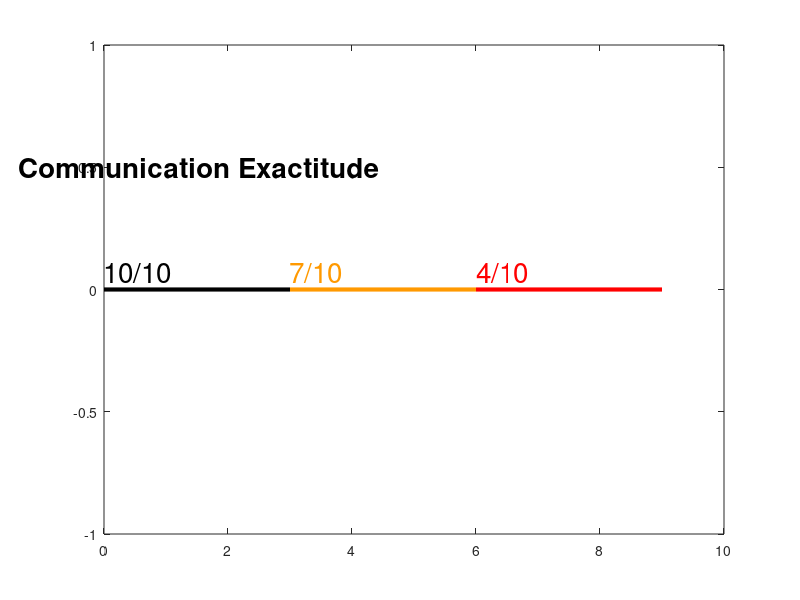

Write the MATLAB code that produced this figure. (Note: this script raises an error after producing the figure.)
% PCfig=figure('position',[386    81   588   366],'menubar','none','numbertitle','off');


plot([0 3],[0 0],'k','linewidth',3); hold on
plot([3 6],[0 0],'Color',[1 0.6 0],'linewidth',3)
plot([6 9],[0 0],'r','linewidth',3)

text(-1.5,0.5,'\bf Communication Exactitude','fontsize',20)

text(0,0.07,'10/10','fontsize',20)
text(3,0.07,'7/10','fontsize',20,'color',[1 0.6 0])
text(6,0.07,'4/10','fontsize',20,'color','r')



if PC < 8  && PC > 4
    text(3.5,0.3,[ num2str(PC) ' / 10 '],'fontsize',27,'color',[1 0.6 0])
else if PC < 6
        text(3.5,0.3,[ num2str(PC) ' / 10 '],'fontsize',27,'color','r')
    else
        text(3.5,0.3,[ num2str(PC) ' / 10 '],'fontsize',27)
    end
    
end
PC=max(PC,1);
plot(10-PC,0,'ok','markersize',10,'linewidth',2)


xlim([-1 10])
ylim([-0.2 0.7])

axis off
% grid on
